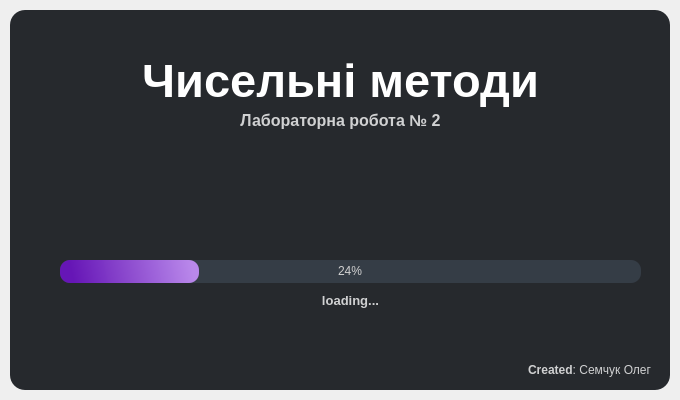
<?xml version="1.0" encoding="UTF-8"?>
<ui version="4.0">
 <class>SplashScreen</class>
 <widget class="QMainWindow" name="SplashScreen">
  <property name="geometry">
   <rect>
    <x>0</x>
    <y>0</y>
    <width>680</width>
    <height>400</height>
   </rect>
  </property>
  <property name="windowTitle">
   <string>MainWindow</string>
  </property>
  <widget class="QWidget" name="centralwidget">
   <layout class="QVBoxLayout" name="verticalLayout">
    <property name="spacing">
     <number>0</number>
    </property>
    <property name="leftMargin">
     <number>10</number>
    </property>
    <property name="topMargin">
     <number>10</number>
    </property>
    <property name="rightMargin">
     <number>10</number>
    </property>
    <property name="bottomMargin">
     <number>10</number>
    </property>
    <item>
     <widget class="QFrame" name="dropShadowFrame">
      <property name="styleSheet">
       <string notr="true">QFrame {
	border-radius: 15px;
	
	background-color: rgb(38, 41, 45);
	color: rgb(132, 0, 198);
}</string>
      </property>
      <property name="frameShape">
       <enum>QFrame::StyledPanel</enum>
      </property>
      <property name="frameShadow">
       <enum>QFrame::Raised</enum>
      </property>
      <widget class="QLabel" name="label_title">
       <property name="geometry">
        <rect>
         <x>0</x>
         <y>20</y>
         <width>661</width>
         <height>101</height>
        </rect>
       </property>
       <property name="font">
        <font>
         <family>Segoe UI</family>
         <pointsize>35</pointsize>
         <weight>75</weight>
         <italic>false</italic>
         <bold>true</bold>
        </font>
       </property>
       <property name="styleSheet">
        <string notr="true">color: rgb(255, 255, 255);
background-color: rgb(38, 41, 45);</string>
       </property>
       <property name="text">
        <string>Чисельні методи</string>
       </property>
       <property name="alignment">
        <set>Qt::AlignCenter</set>
       </property>
      </widget>
      <widget class="QLabel" name="label_description">
       <property name="geometry">
        <rect>
         <x>150</x>
         <y>100</y>
         <width>361</width>
         <height>21</height>
        </rect>
       </property>
       <property name="font">
        <font>
         <family>Segoe UI</family>
         <pointsize>12</pointsize>
         <weight>75</weight>
         <italic>false</italic>
         <bold>true</bold>
        </font>
       </property>
       <property name="styleSheet">
        <string notr="true">color: rgba(255, 255, 255, 200);</string>
       </property>
       <property name="text">
        <string>Лабораторна робота № 2</string>
       </property>
       <property name="alignment">
        <set>Qt::AlignCenter</set>
       </property>
      </widget>
      <widget class="QProgressBar" name="progressBar">
       <property name="geometry">
        <rect>
         <x>50</x>
         <y>250</y>
         <width>581</width>
         <height>23</height>
        </rect>
       </property>
       <property name="styleSheet">
        <string notr="true">QProgressBar{
	background-color: rgb(53, 61, 70);
	color: rgb(209, 209, 209);
	border-style: none;
	border-radius: 10px;
	text-align: center;
}

QProgressBar::chunk{
	
	background-color: qlineargradient(spread:pad, x1:0.085, y1:0.523091, x2:0.96, y2:0.494182, stop:0 rgba(102, 22, 182, 255), stop:1 rgba(190, 139, 241, 246));
	border-radius: 10px;
}</string>
       </property>
       <property name="value">
        <number>24</number>
       </property>
      </widget>
      <widget class="QLabel" name="label_loading">
       <property name="geometry">
        <rect>
         <x>160</x>
         <y>280</y>
         <width>361</width>
         <height>21</height>
        </rect>
       </property>
       <property name="font">
        <font>
         <family>Segoe UI</family>
         <pointsize>10</pointsize>
         <weight>75</weight>
         <italic>false</italic>
         <bold>true</bold>
        </font>
       </property>
       <property name="styleSheet">
        <string notr="true">color: rgba(255, 255, 255, 200);</string>
       </property>
       <property name="text">
        <string>loading...</string>
       </property>
       <property name="alignment">
        <set>Qt::AlignCenter</set>
       </property>
      </widget>
      <widget class="QLabel" name="label_credits">
       <property name="geometry">
        <rect>
         <x>500</x>
         <y>350</y>
         <width>141</width>
         <height>21</height>
        </rect>
       </property>
       <property name="font">
        <font>
         <family>Segoe UI</family>
         <pointsize>9</pointsize>
         <weight>50</weight>
         <italic>false</italic>
         <bold>false</bold>
        </font>
       </property>
       <property name="styleSheet">
        <string notr="true">color: rgba(255, 255, 255, 200);</string>
       </property>
       <property name="text">
        <string>&lt;strong&gt;Created&lt;/strong&gt;: Семчук Олег</string>
       </property>
       <property name="alignment">
        <set>Qt::AlignRight|Qt::AlignTrailing|Qt::AlignVCenter</set>
       </property>
      </widget>
     </widget>
    </item>
   </layout>
  </widget>
 </widget>
 <resources/>
 <connections/>
</ui>
